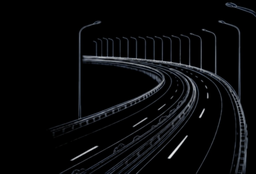
#> input picture src/assets/page2-hero-highway-source.png, 256 x 174 px, shrunk from 1024 x 696 before the run
$ python process-page2-hero-highway.py
#> lines starting #> are read from the running program, lines starting #| are printed output that depends on the picture
"""Убирает чёрный фон у page2-hero-highway-source.png → page2-hero-highway.png"""
from __future__ import annotations

from pathlib import Path

from PIL import Image

ROOT = Path(__file__).resolve().parents[1]
SRC = ROOT / "src" / "assets" / "page2-hero-highway-source.png"
OUT = ROOT / "src" / "assets" / "page2-hero-highway.png"

# Подобрано по гистограмме: ~90% кадра — почти чёрный, линии выше ~60–70+
LUMA_BG = 32.0
LUMA_LINE = 58.0


def luma(r: int, g: int, b: int) -> float:
    return 0.299 * r + 0.587 * g + 0.114 * b


def main() -> None:
    img = Image.open(SRC).convert("RGBA")
    w, h = img.size
#> w = 256; h = 174
    px = img.load()
    for y in range(h):
        for x in range(w):
            r, g, b, _ = px[x, y]
            L = luma(r, g, b)
            if L <= LUMA_BG:
                a = 0
            elif L >= LUMA_LINE:
                a = 255
            else:
                t = (L - LUMA_BG) / (LUMA_LINE - LUMA_BG)
                a = int(max(0, min(255, round(255 * t))))
            px[x, y] = (r, g, b, a)
    img.save(OUT, "PNG", optimize=True)
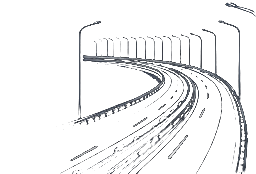
#> saved as page2-hero-highway.png: PIL image 256x174 RGBA; mean R, G, B, A 8.1, 8.8, 10, 19.2; transparent parts drawn white
    print(f"OK {OUT} ({w}x{h})")
#| OK src/assets/page2-hero-highway.png (256x174)


if __name__ == "__main__":
    main()
